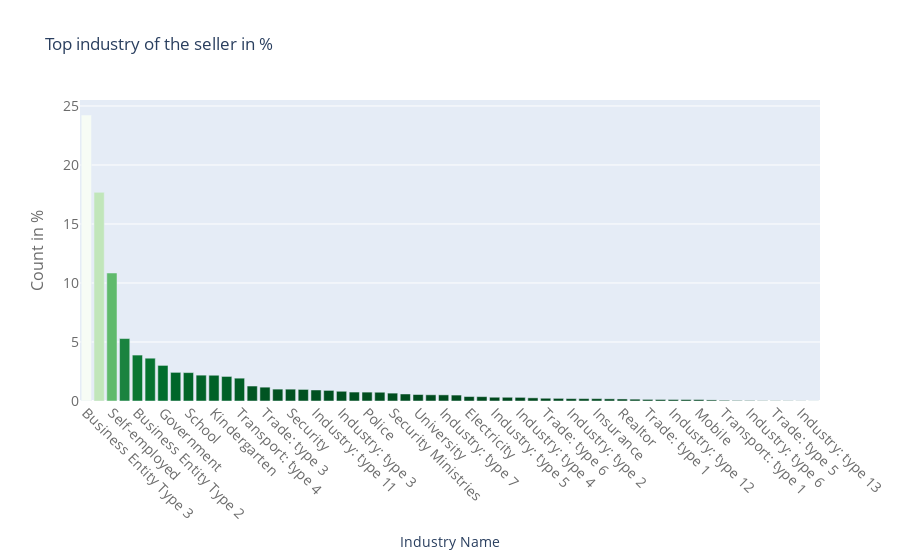

This figure's notebook cell:
### Markdown cell above
#### Visualizing Top Organization Distributions

### Code cell
# Organization Type Distribution
temp = two_columns_df["ORGANIZATION_TYPE"].value_counts()

trace = go.Bar(
    x=temp.index,
    y=(temp / temp.sum()) * 100,
    marker=dict(
        color=(temp / temp.sum()) * 100,
        colorscale='Greens',
        reversescale=True
    ),
)

data = [trace]

layout = go.Layout(
    title="Top industry of the seller in %",
    xaxis=dict(
        title='Industry Name',
        tickangle=45,
        tickfont=dict(
            size=14,
            color='rgb(107, 107, 107)'
        )
    ),
    yaxis=dict(
        title='Count in %',
        titlefont=dict(
            size=16,
            color='rgb(107, 107, 107)'
        ),
        tickfont=dict(
            size=14,
            color='rgb(107, 107, 107)'
        )
    )
)

fig = go.Figure(data=data, layout=layout)
fig.show()

### Figure 1 — Plotly figure (JSON) as saved in the notebook; plotly's stock layout.template omitted (floating-point values rounded to 4 significant figures)
{"data": [{"marker": {"color": [24.23, 17.68, 10.85, 5.294, 3.892, 3.627, 3.016, 2.426, 2.407, 2.191, 2.182, 2.081, 1.934, 1.269, 1.173, 1.007, 1.003, 0.9807, 0.9344, 0.8982, 0.8248, 0.7581, 0.7536, 0.7423, 0.6677, 0.5954, 0.5491, 0.5254, 0.5197, 0.5028, 0.3774, 0.3695, 0.3186, 0.3152, 0.3073, 0.2666, 0.2327, 0.2226, 0.2034, 0.2022, 0.2011, 0.1842, 0.1729, 0.1548, 0.1356, 0.1288, 0.1277, 0.1265, 0.1232, 0.09265, 0.05875, 0.04406, 0.04067, 0.0226, 0.02034, 0.01808, 0.01243, 0.005649], "colorscale": [[0, "rgb(247,252,245)"], [0.125, "rgb(229,245,224)"], [0.25, "rgb(199,233,192)"], [0.375, "rgb(161,217,155)"], [0.5, "rgb(116,196,118)"], [0.625, "rgb(65,171,93)"], [0.75, "rgb(35,139,69)"], [0.875, "rgb(0,109,44)"], [1, "rgb(0,68,27)"]], "reversescale": true}, "x": ["Business Entity Type 3", "XNA", "Self-employed", "Other", "Business Entity Type 2", "Medicine", "Government", "Trade: type 7", "School", "Construction", "Kindergarten", "Business Entity Type 1", "Transport: type 4", "Industry: type 9", "Trade: type 3", "Bank", "Security", "Housing", "Industry: type 11", "Military", "Industry: type 3", "Trade: type 2", "Police", "Transport: type 2", "Security Ministries", "Services", "University", "Postal", "Industry: type 7", "Restaurant", "Electricity", "Transport: type 3", "Industry: type 5", "Industry: type 1", "Industry: type 4", "Hotel", "Trade: type 6", "Telecom", "Industry: type 2", "Agriculture", "Insurance", "Advertising", "Realtor", "Emergency", "Trade: type 1", "Legal Services", "Industry: type 12", "Culture", "Mobile", "Cleaning", "Transport: type 1", "Industry: type 10", "Industry: type 6", "Trade: type 4", "Trade: type 5", "Religion", "Industry: type 13", "Industry: type 8"], "y": [24.23, 17.68, 10.85, 5.294, 3.892, 3.627, 3.016, 2.426, 2.407, 2.191, 2.182, 2.081, 1.934, 1.269, 1.173, 1.007, 1.003, 0.9807, 0.9344, 0.8982, 0.8248, 0.7581, 0.7536, 0.7423, 0.6677, 0.5954, 0.5491, 0.5254, 0.5197, 0.5028, 0.3774, 0.3695, 0.3186, 0.3152, 0.3073, 0.2666, 0.2327, 0.2226, 0.2034, 0.2022, 0.2011, 0.1842, 0.1729, 0.1548, 0.1356, 0.1288, 0.1277, 0.1265, 0.1232, 0.09265, 0.05875, 0.04406, 0.04067, 0.0226, 0.02034, 0.01808, 0.01243, 0.005649], "type": "bar"}], "layout": {"title": {"text": "Top industry of the seller in %"}, "xaxis": {"tickangle": 45, "tickfont": {"color": "rgb(107, 107, 107)", "size": 14}, "title": {"text": "Industry Name"}}, "yaxis": {"tickfont": {"color": "rgb(107, 107, 107)", "size": 14}, "title": {"font": {"color": "rgb(107, 107, 107)", "size": 16}, "text": "Count in %"}}}}
